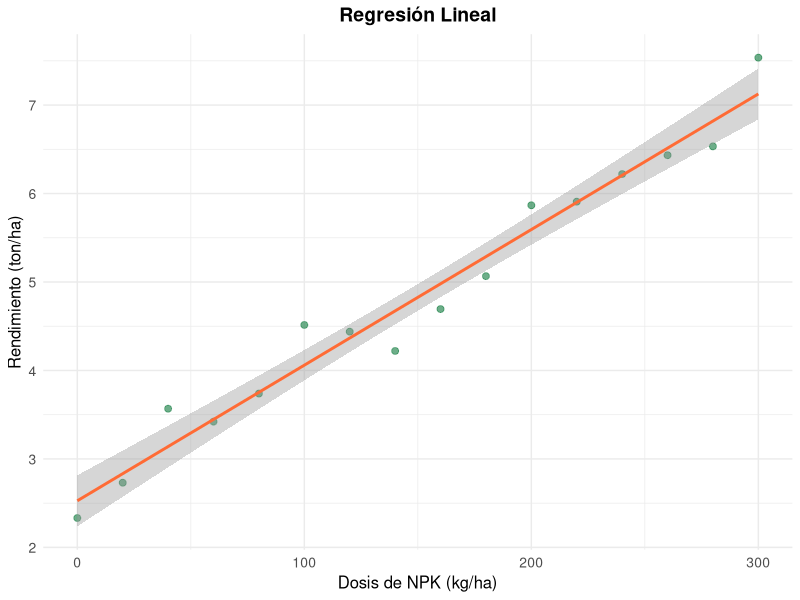
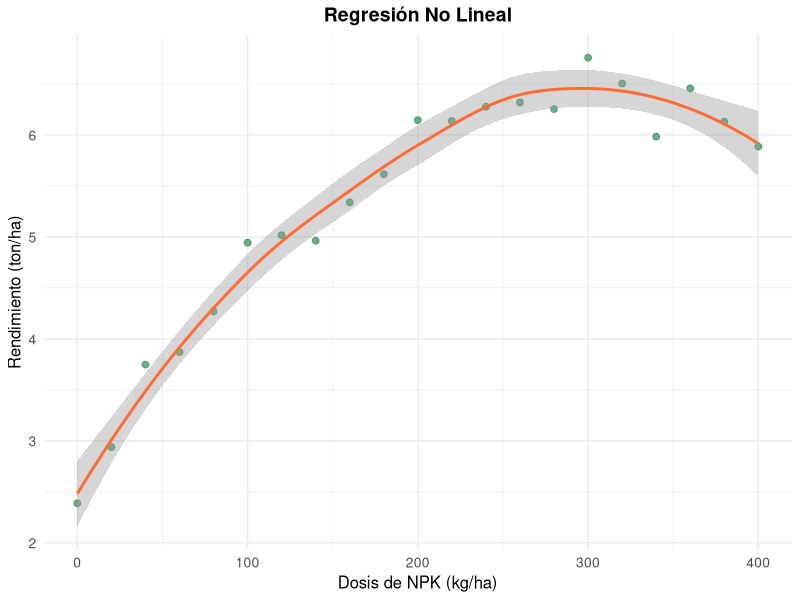
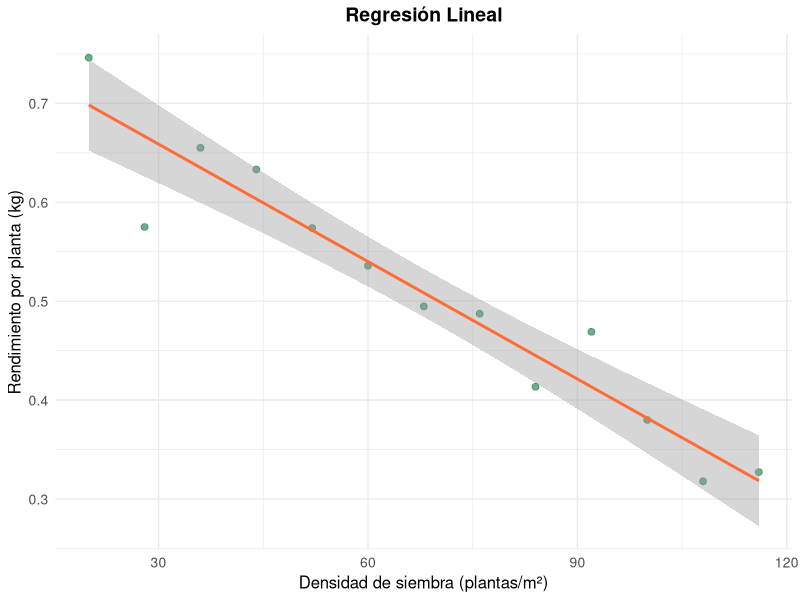
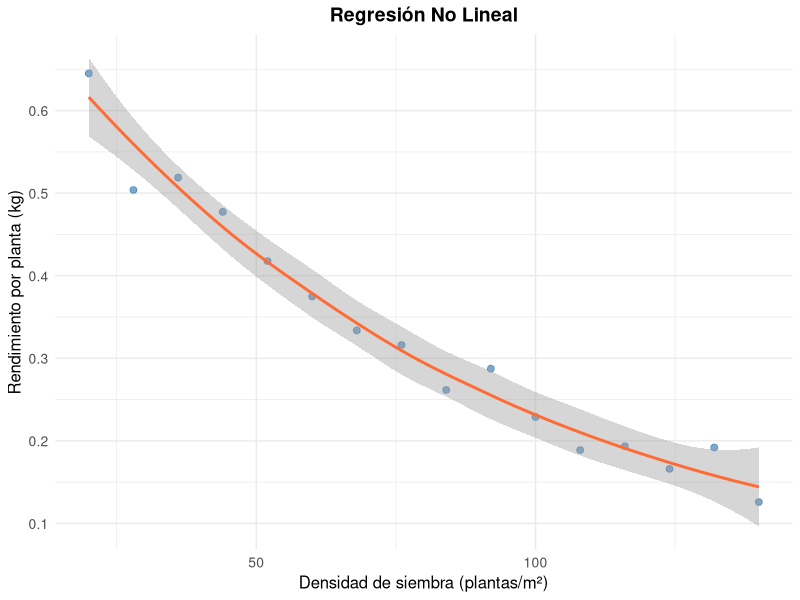
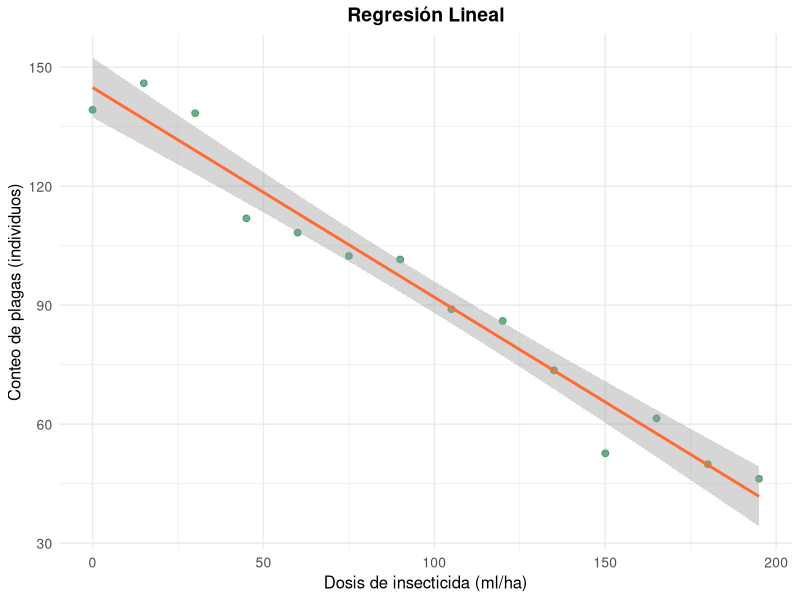
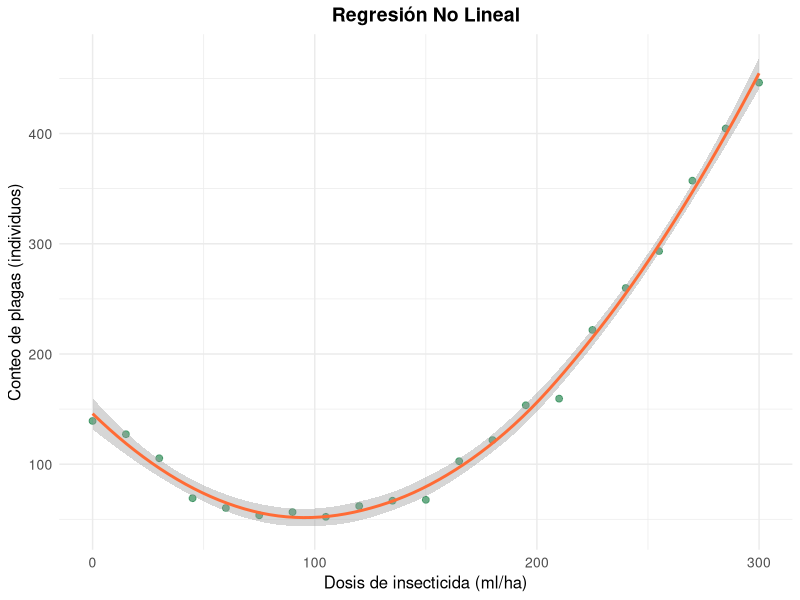
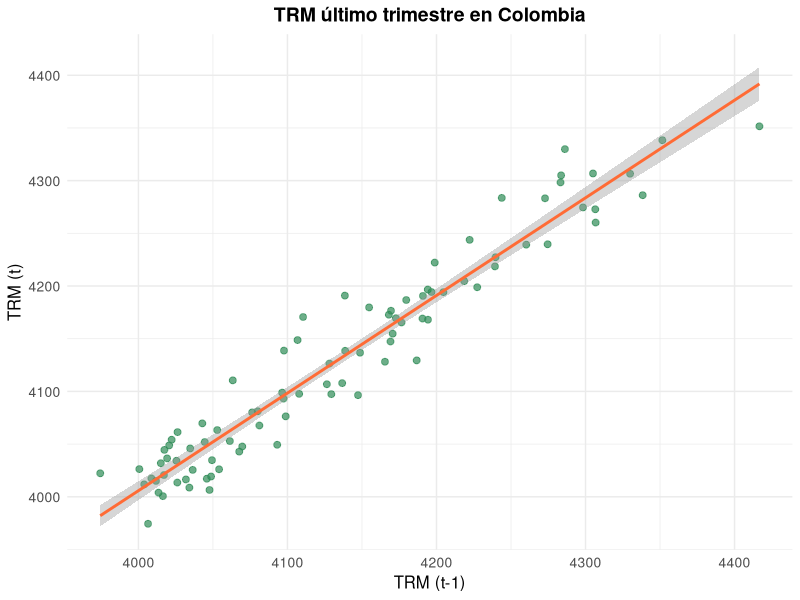
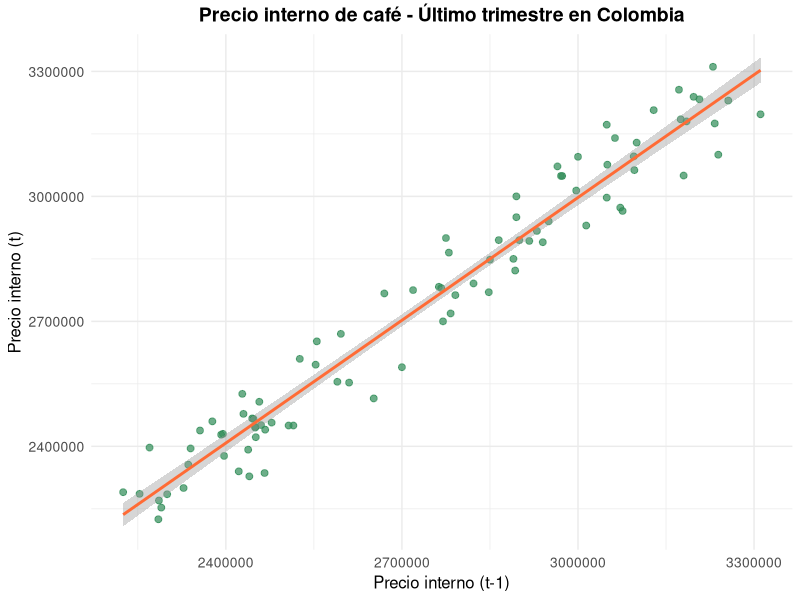

These charts were generated, in order, by the following R code:
## ---- chunk 1
#| echo: false
#| fig-width: 5
#| fig-height: 5
#| fig-align: center

# Cargar librerías necesarias
library(ggplot2)

# Datos simulados de rendimiento de maíz vs dosis de fertilizante NPK
set.seed(123)
dosis_npk <- seq(0, 300, by = 20)
rendimiento <- 2.5 + 0.015 * dosis_npk + rnorm(length(dosis_npk), 0, 0.3)

datos_maiz <- data.frame(
  dosis_npk = dosis_npk,
  rendimiento = rendimiento
)

# Gráfico de dispersión con regresión lineal
ggplot(datos_maiz, aes(x = dosis_npk, y = rendimiento)) +
  geom_point(size = 2, color = "#2E8B57", alpha = 0.7) +
  geom_smooth(method = "lm", se = TRUE, color = "#FF6B35", linewidth = 1) +
  labs(
    title = "Regresión Lineal",
    x = "Dosis de NPK (kg/ha)",
    y = "Rendimiento (ton/ha)"
  ) +
  theme_minimal() +
  theme(
    plot.title = element_text(size = 14, face = "bold", hjust = 0.5),
    axis.title = element_text(size = 12),
    axis.text = element_text(size = 10)
  )
## ---- chunk 2
#| echo: false
#| fig-width: 5
#| fig-height: 5
#| fig-align: center

# Datos simulados con respuesta no lineal (curva de respuesta)
set.seed(123)
dosis_npk_nl <- seq(0, 400, by = 20)
rendimiento_nl <- 2.5 + 0.025 * dosis_npk_nl - 0.00004 * dosis_npk_nl^2 + rnorm(length(dosis_npk_nl), 0, 0.2)

datos_maiz_nl <- data.frame(
  dosis_npk = dosis_npk_nl,
  rendimiento = rendimiento_nl
)

# Gráfico de dispersión con regresión no lineal
ggplot(datos_maiz_nl, aes(x = dosis_npk, y = rendimiento)) +
  geom_point(size = 2, color = "#2E8B57", alpha = 0.7) +
  geom_smooth(method = "loess", se = TRUE, color = "#FF6B35", linewidth = 1) +
  labs(
    title = "Regresión No Lineal",
    x = "Dosis de NPK (kg/ha)",
    y = "Rendimiento (ton/ha)"
  ) +
  theme_minimal() +
  theme(
    plot.title = element_text(size = 14, face = "bold", hjust = 0.5),
    axis.title = element_text(size = 12),
    axis.text = element_text(size = 10)
  )
## ---- chunk 3
#| echo: false
#| fig-width: 5
#| fig-height: 5
#| fig-align: center

# Cargar librerías necesarias
library(ggplot2)

# Datos simulados de densidad de siembra vs rendimiento por planta
set.seed(789)
densidad <- seq(20, 120, by = 8)
rendimiento_planta <- 0.8 - 0.004 * densidad + rnorm(length(densidad), 0, 0.05)

datos_densidad <- data.frame(
  densidad = densidad,
  rendimiento_planta = rendimiento_planta
)

# Gráfico de dispersión con regresión lineal
ggplot(datos_densidad, aes(x = densidad, y = rendimiento_planta)) +
  geom_point(size = 2, color = "#2E8B57", alpha = 0.7) +
  geom_smooth(method = "lm", se = TRUE, color = "#FF6B35", linewidth = 1) +
  labs(
    title = "Regresión Lineal",
    x = "Densidad de siembra (plantas/m²)",
    y = "Rendimiento por planta (kg)"
  ) +
  theme_minimal() +
  theme(
    plot.title = element_text(size = 14, face = "bold", hjust = 0.5),
    axis.title = element_text(size = 12),
    axis.text = element_text(size = 10)
  )
## ---- chunk 4
#| echo: false
#| fig-width: 5
#| fig-height: 5
#| fig-align: center

# Datos simulados con respuesta no lineal (competencia exponencial)
set.seed(789)
densidad_nl <- seq(20, 140, by = 8)
rendimiento_planta_nl <- 0.8 * exp(-0.012 * densidad_nl) + rnorm(length(densidad_nl), 0, 0.03)

datos_densidad_nl <- data.frame(
  densidad = densidad_nl,
  rendimiento_planta = rendimiento_planta_nl
)

# Gráfico de dispersión con regresión no lineal
ggplot(datos_densidad_nl, aes(x = densidad, y = rendimiento_planta)) +
  geom_point(size = 2, color = "#4682B4", alpha = 0.7) +
  geom_smooth(method = "loess", se = TRUE, color = "#FF6B35", linewidth = 1) +
  labs(
    title = "Regresión No Lineal",
    x = "Densidad de siembra (plantas/m²)",
    y = "Rendimiento por planta (kg)"
  ) +
  theme_minimal() +
  theme(
    plot.title = element_text(size = 14, face = "bold", hjust = 0.5),
    axis.title = element_text(size = 12),
    axis.text = element_text(size = 10)
  )
## ---- chunk 5
#| echo: false
#| fig-width: 5
#| fig-height: 5
#| fig-align: center

# Cargar librerías necesarias
library(ggplot2)

# Datos simulados de dosis de insecticida vs conteo de plagas
set.seed(456)
dosis_insecticida <- seq(0, 200, by = 15)
conteo_plagas <- 150 - 0.6 * dosis_insecticida + rnorm(length(dosis_insecticida), 0, 8)

datos_plagas <- data.frame(
  dosis_insecticida = dosis_insecticida,
  conteo_plagas = conteo_plagas
)

# Gráfico de dispersión con regresión lineal inversa
ggplot(datos_plagas, aes(x = dosis_insecticida, y = conteo_plagas)) +
  geom_point(size = 2, color = "#2E8B57", alpha = 0.7) +
  geom_smooth(method = "lm", se = TRUE, color = "#FF6B35", linewidth = 1) +
  labs(
    title = "Regresión Lineal",
    x = "Dosis de insecticida (ml/ha)",
    y = "Conteo de plagas (individuos)"
  ) +
  theme_minimal() +
  theme(
    plot.title = element_text(size = 14, face = "bold", hjust = 0.5),
    axis.title = element_text(size = 12),
    axis.text = element_text(size = 10)
  )
## ---- chunk 6
#| echo: false
#| fig-width: 5
#| fig-height: 5
#| fig-align: center

# Datos simulados con respuesta no lineal en forma de U (efecto hormético + resistencia)
set.seed(456)
dosis_insecticida_nl <- seq(0, 300, by = 15)
conteo_plagas_nl <- 150 - 2 * dosis_insecticida_nl + 0.01 * dosis_insecticida_nl^2 + rnorm(length(dosis_insecticida_nl), 0, 8)

datos_plagas_nl <- data.frame(
  dosis_insecticida = dosis_insecticida_nl,
  conteo_plagas = conteo_plagas_nl
)

# Gráfico de dispersión con regresión no lineal inversa
ggplot(datos_plagas_nl, aes(x = dosis_insecticida, y = conteo_plagas)) +
  geom_point(size = 2, color = "#2E8B57", alpha = 0.7) +
  geom_smooth(method = "loess", se = TRUE, color = "#FF6B35", linewidth = 1) +
  labs(
    title = "Regresión No Lineal",
    x = "Dosis de insecticida (ml/ha)",
    y = "Conteo de plagas (individuos)"
  ) +
  theme_minimal() +
  theme(
    plot.title = element_text(size = 14, face = "bold", hjust = 0.5),
    axis.title = element_text(size = 12),
    axis.text = element_text(size = 10)
  )
## ---- chunk 7
#| echo: false
#| fig-align: center

library(tidyverse)
datos_trm <- read_csv("../data/TRM_20250828.csv") |> 
  mutate(VALOR = str_replace_all(VALOR, "\\$", ""),
         VALOR = str_replace_all(VALOR, ",", ""),
         VALOR = as.numeric(VALOR),
         VIGENCIADESDE = dmy(VIGENCIADESDE),
         VIGENCIAHASTA = dmy(VIGENCIAHASTA)) |> 
  arrange(desc(VIGENCIADESDE)) |> 
  slice(1:90) |> 
  arrange(VIGENCIADESDE) |> 
  mutate(trm_dia_anterior = lag(VALOR, n = 1))

# Gráfico de dispersión con regresión lineal inversa
ggplot(datos_trm, aes(x = trm_dia_anterior, y = VALOR)) +
  geom_point(size = 2, color = "#2E8B57", alpha = 0.7) +
  geom_smooth(method = "lm", se = TRUE, color = "#FF6B35", linewidth = 1) +
  labs(
    title = "TRM último trimestre en Colombia",
    x = "TRM (t-1)",
    y = "TRM (t)"
  ) +
  theme_minimal() +
  theme(
    plot.title = element_text(size = 14, face = "bold", hjust = 0.5),
    axis.title = element_text(size = 12),
    axis.text = element_text(size = 10)
  )
## ---- chunk 8
#| echo: false
#| fig-align: center

datos_cafe <- read_csv("../data/precios_cafe_fedecafeteros.csv") |> 
  arrange(fecha) |> 
  mutate(pinterno_dia_anterior = lag(p_interno, n = 1),
         pexterno_dia_anterior = lag(p_externo, n = 1))

# Gráfico de dispersión con regresión lineal inversa
ggplot(datos_cafe, aes(x = pinterno_dia_anterior, y = p_interno)) +
  geom_point(size = 2, color = "#2E8B57", alpha = 0.7) +
  geom_smooth(method = "lm", se = TRUE, color = "#FF6B35", linewidth = 1) +
  labs(
    title = "Precio interno de café - Último trimestre en Colombia",
    x = "Precio interno (t-1)",
    y = "Precio interno (t)"
  ) +
  theme_minimal() +
  theme(
    plot.title = element_text(size = 14, face = "bold", hjust = 0.5),
    axis.title = element_text(size = 12),
    axis.text = element_text(size = 10)
  )
## ---- chunk 9
#| echo: false
#| fig-align: center


# Gráfico de dispersión con regresión lineal inversa
ggplot(datos_cafe, aes(x = pexterno_dia_anterior, y = p_externo)) +
  geom_point(size = 2, color = "#2E8B57", alpha = 0.7) +
  geom_smooth(method = "lm", se = TRUE, color = "#FF6B35", linewidth = 1) +
  labs(
    title = "Precio externo de café - Último trimestre NY",
    x = "Precio externo (t-1)",
    y = "Precio externo (t)"
  ) +
  theme_minimal() +
  theme(
    plot.title = element_text(size = 14, face = "bold", hjust = 0.5),
    axis.title = element_text(size = 12),
    axis.text = element_text(size = 10)
  )
## ---- chunk 10
#| echo: false
#| fig-align: center

datos_saber <- read_csv("../data/datos_saber11_saberpro.csv")

# Gráfico de dispersión con regresión lineal inversa
ggplot(datos_saber, aes(x = PUNT_MATEMATICAS_S11, y = MOD_RAZONA_CUANTITAT_PUNT_SPRO)) +
  geom_point(size = 2, color = "#2E8B57", alpha = 0.7) +
  geom_smooth(method = "lm", se = TRUE, color = "#FF6B35", linewidth = 1) +
  labs(
    title = "Saber 11 vs Saber Pro",
    x = "Matemáticas (S11)",
    y = "Razonamiento cuantitativo (SPro)"
  ) +
  theme_minimal() +
  theme(
    plot.title = element_text(size = 14, face = "bold", hjust = 0.5),
    axis.title = element_text(size = 12),
    axis.text = element_text(size = 10)
  )
## ---- chunk 11
#| code-line-numbers: "2"
#| echo: true

# Regresión lineal simple
modelo <- lm(p_interno ~ pinterno_dia_anterior, data = datos_cafe)
modelo |> summary()
## ---- chunk 12
#| echo: true

# Eliminamos los valores NA
datos_cafe2 <- datos_cafe |> na.omit()

# Variables predictora y respuesta
var_predictora <- datos_cafe2$pinterno_dia_anterior
var_y <- datos_cafe2$p_interno

# Matriz X
matriz_x <- cbind(1, var_predictora)

# Transpuesta de X
transpuesta_x <- t(matriz_x)

# X transpuesta * X
tranx_x <- transpuesta_x %*% matriz_x

# Inversa de X transpuesta * X
inversa <- solve(tranx_x)

# Inveresa de X transpuesta * X por transpuesta  de X
inversa_tranx <- inversa %*% t(matriz_x)

# Betas
betas <- inversa_tranx %*% var_y
betas
## ---- chunk 13
#| echo: true
par(mfrow = c(2, 2))
modelo |> plot()
## ---- chunk 14
#| echo: true
precio_dia_anterior <- 3140000
50468.68 + (0.9822738 * precio_dia_anterior)
## ---- chunk 15
#| echo: true
datos_ejemplo <-
  data.frame(pinterno_dia_anterior = 3140000)

predict(object = modelo, newdata = datos_ejemplo)
